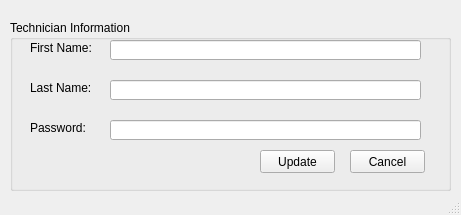
<?xml version="1.0" encoding="UTF-8"?>
<ui version="4.0">
 <class>MainWindow</class>
 <widget class="QMainWindow" name="MainWindow">
  <property name="windowModality">
   <enum>Qt::ApplicationModal</enum>
  </property>
  <property name="geometry">
   <rect>
    <x>0</x>
    <y>0</y>
    <width>461</width>
    <height>215</height>
   </rect>
  </property>
  <property name="windowTitle">
   <string>MainWindow</string>
  </property>
  <widget class="QWidget" name="centralwidget">
   <widget class="QGroupBox" name="groupBox">
    <property name="geometry">
     <rect>
      <x>10</x>
      <y>20</y>
      <width>441</width>
      <height>171</height>
     </rect>
    </property>
    <property name="title">
     <string>Technician Information</string>
    </property>
    <widget class="QLabel" name="label">
     <property name="geometry">
      <rect>
       <x>20</x>
       <y>60</y>
       <width>81</width>
       <height>16</height>
      </rect>
     </property>
     <property name="text">
      <string>Last Name:</string>
     </property>
    </widget>
    <widget class="QLabel" name="label_2">
     <property name="geometry">
      <rect>
       <x>20</x>
       <y>20</y>
       <width>61</width>
       <height>16</height>
      </rect>
     </property>
     <property name="text">
      <string>First Name:</string>
     </property>
    </widget>
    <widget class="QLineEdit" name="lineFirstName">
     <property name="geometry">
      <rect>
       <x>100</x>
       <y>20</y>
       <width>311</width>
       <height>20</height>
      </rect>
     </property>
     <property name="readOnly">
      <bool>false</bool>
     </property>
    </widget>
    <widget class="QPushButton" name="pushUpdate">
     <property name="geometry">
      <rect>
       <x>250</x>
       <y>130</y>
       <width>75</width>
       <height>23</height>
      </rect>
     </property>
     <property name="text">
      <string>Update</string>
     </property>
    </widget>
    <widget class="QPushButton" name="pushCancel">
     <property name="geometry">
      <rect>
       <x>340</x>
       <y>130</y>
       <width>75</width>
       <height>23</height>
      </rect>
     </property>
     <property name="text">
      <string>Cancel</string>
     </property>
    </widget>
    <widget class="QLineEdit" name="lineLastName">
     <property name="geometry">
      <rect>
       <x>100</x>
       <y>60</y>
       <width>311</width>
       <height>20</height>
      </rect>
     </property>
     <property name="readOnly">
      <bool>false</bool>
     </property>
    </widget>
    <widget class="QLabel" name="label_3">
     <property name="geometry">
      <rect>
       <x>20</x>
       <y>100</y>
       <width>81</width>
       <height>16</height>
      </rect>
     </property>
     <property name="text">
      <string>Password:</string>
     </property>
    </widget>
    <widget class="QLineEdit" name="linePassword">
     <property name="geometry">
      <rect>
       <x>100</x>
       <y>100</y>
       <width>311</width>
       <height>20</height>
      </rect>
     </property>
     <property name="echoMode">
      <enum>QLineEdit::Password</enum>
     </property>
     <property name="readOnly">
      <bool>false</bool>
     </property>
    </widget>
   </widget>
  </widget>
  <widget class="QStatusBar" name="statusbar"/>
 </widget>
 <resources/>
 <connections/>
</ui>
